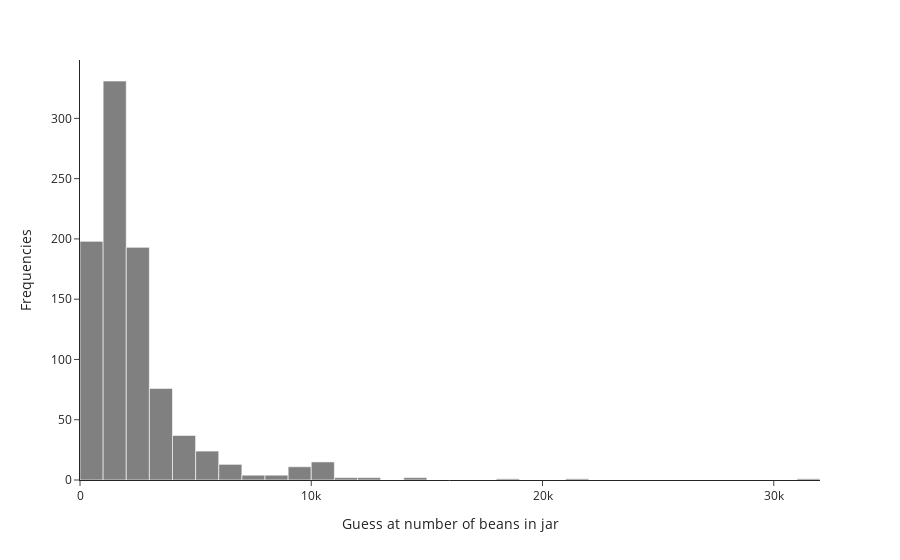

Notebook cell for this chart:
### Code cell
fig = px.histogram(df, x="count", template="simple_white", nbins=50)

fig.update_layout(
    xaxis=dict(
        title="Guess at number of beans in jar",
        tick0=0,
        dtick=1e4
    ),
    yaxis_title="Frequencies"
)

fig.update_traces(marker_color="grey")

fig

### Figure 1 — Plotly figure (JSON) as saved in the notebook; plotly's stock layout.template omitted (floating-point values rounded to 4 significant figures; data arrays with more than 128 entries replaced by an {"elided": "..."} marker saying what was removed)
{"data": [{"alignmentgroup": "True", "bingroup": "x", "hovertemplate": "count=%{y}<extra></extra>", "legendgroup": "", "marker": {"color": "grey"}, "name": "", "nbinsx": 50, "offsetgroup": "", "orientation": "v", "showlegend": false, "type": "histogram", "x": {"elided": "915 int values"}, "xaxis": "x", "yaxis": "y"}], "layout": {"barmode": "relative", "legend": {"tracegroupgap": 0}, "margin": {"t": 60}, "xaxis": {"anchor": "y", "domain": [0, 1], "dtick": 10000, "tick0": 0, "title": {"text": "Guess at number of beans in jar"}}, "yaxis": {"anchor": "x", "domain": [0, 1], "title": {"text": "Frequencies"}}}}
